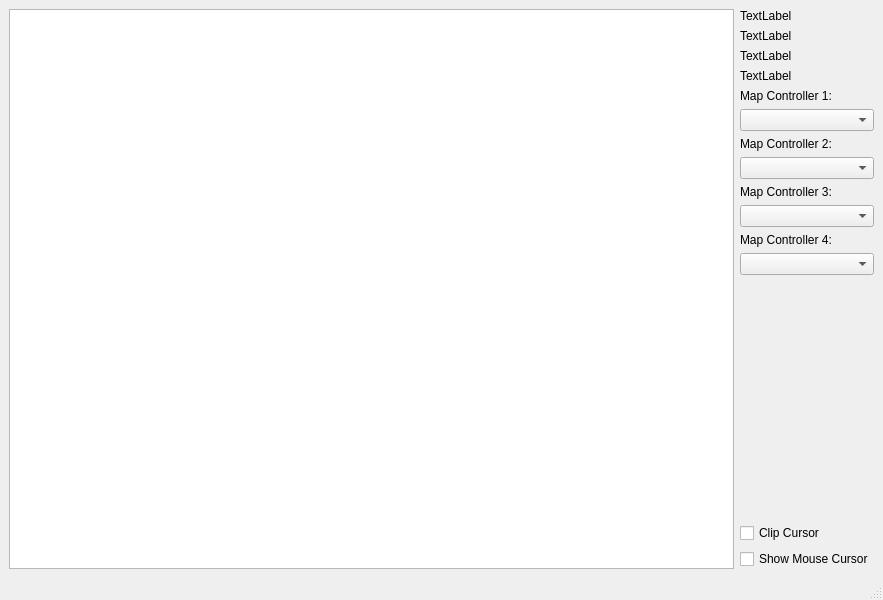
<?xml version="1.0" encoding="UTF-8"?>
<ui version="4.0">
 <class>MainWindow</class>
 <widget class="QMainWindow" name="MainWindow">
  <property name="geometry">
   <rect>
    <x>0</x>
    <y>0</y>
    <width>883</width>
    <height>600</height>
   </rect>
  </property>
  <property name="windowTitle">
   <string>MainWindow</string>
  </property>
  <property name="windowIcon">
   <iconset resource="resources.qrc">
    <normaloff>:/Icons/Icon.png</normaloff>:/Icons/Icon.png</iconset>
  </property>
  <widget class="QWidget" name="centralwidget">
   <layout class="QHBoxLayout" name="horizontalLayout">
    <item>
     <widget class="InputTableView" name="TableInput">
      <property name="editTriggers">
       <set>QAbstractItemView::NoEditTriggers</set>
      </property>
      <property name="tabKeyNavigation">
       <bool>false</bool>
      </property>
      <property name="showDropIndicator" stdset="0">
       <bool>false</bool>
      </property>
      <property name="dragDropOverwriteMode">
       <bool>false</bool>
      </property>
      <property name="selectionMode">
       <enum>QAbstractItemView::NoSelection</enum>
      </property>
      <property name="cornerButtonEnabled">
       <bool>false</bool>
      </property>
      <attribute name="verticalHeaderVisible">
       <bool>false</bool>
      </attribute>
     </widget>
    </item>
    <item>
     <layout class="QVBoxLayout" name="verticalLayout">
      <item>
       <widget class="QLabel" name="Controller1_Connected">
        <property name="text">
         <string>TextLabel</string>
        </property>
       </widget>
      </item>
      <item>
       <widget class="QLabel" name="Controller2_Connected">
        <property name="text">
         <string>TextLabel</string>
        </property>
       </widget>
      </item>
      <item>
       <widget class="QLabel" name="Controller3_Connected">
        <property name="text">
         <string>TextLabel</string>
        </property>
       </widget>
      </item>
      <item>
       <widget class="QLabel" name="Controller4_Connected">
        <property name="text">
         <string>TextLabel</string>
        </property>
       </widget>
      </item>
      <item>
       <widget class="QLabel" name="MapController">
        <property name="text">
         <string>Map Controller 1:</string>
        </property>
       </widget>
      </item>
      <item>
       <widget class="QComboBox" name="ComboMapController1"/>
      </item>
      <item>
       <widget class="QLabel" name="MapController_2">
        <property name="text">
         <string>Map Controller 2:</string>
        </property>
       </widget>
      </item>
      <item>
       <widget class="QComboBox" name="ComboMapController2"/>
      </item>
      <item>
       <widget class="QLabel" name="MapController_3">
        <property name="text">
         <string>Map Controller 3:</string>
        </property>
       </widget>
      </item>
      <item>
       <widget class="QComboBox" name="ComboMapController3"/>
      </item>
      <item>
       <widget class="QLabel" name="MapController_4">
        <property name="text">
         <string>Map Controller 4:</string>
        </property>
       </widget>
      </item>
      <item>
       <widget class="QComboBox" name="ComboMapController4"/>
      </item>
      <item>
       <spacer name="verticalSpacer">
        <property name="orientation">
         <enum>Qt::Vertical</enum>
        </property>
        <property name="sizeHint" stdset="0">
         <size>
          <width>20</width>
          <height>40</height>
         </size>
        </property>
       </spacer>
      </item>
      <item>
       <widget class="QCheckBox" name="CheckClipCursor">
        <property name="text">
         <string>Clip Cursor</string>
        </property>
       </widget>
      </item>
      <item>
       <widget class="QCheckBox" name="CheckShowCursor">
        <property name="text">
         <string>Show Mouse Cursor</string>
        </property>
       </widget>
      </item>
     </layout>
    </item>
   </layout>
  </widget>
  <widget class="QStatusBar" name="statusbar"/>
 </widget>
 <customwidgets>
  <customwidget>
   <class>InputTableView</class>
   <extends>QTableView</extends>
   <header>InputTableView.moc.h</header>
  </customwidget>
 </customwidgets>
 <resources>
  <include location="resources.qrc"/>
 </resources>
 <connections/>
</ui>
